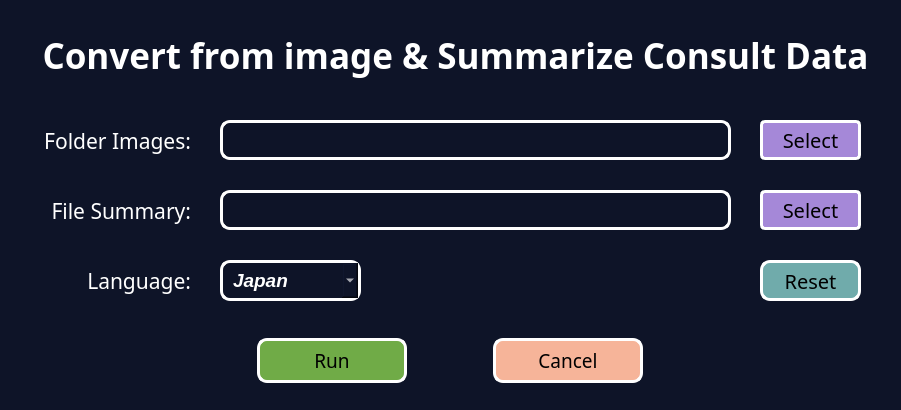
<?xml version="1.0" encoding="UTF-8"?>
<ui version="4.0">
 <class>MainWindow</class>
 <widget class="QMainWindow" name="MainWindow">
  <property name="enabled">
   <bool>true</bool>
  </property>
  <property name="geometry">
   <rect>
    <x>0</x>
    <y>0</y>
    <width>901</width>
    <height>410</height>
   </rect>
  </property>
  <property name="minimumSize">
   <size>
    <width>901</width>
    <height>410</height>
   </size>
  </property>
  <property name="maximumSize">
   <size>
    <width>901</width>
    <height>410</height>
   </size>
  </property>
  <property name="font">
   <font>
    <pointsize>16</pointsize>
   </font>
  </property>
  <property name="windowTitle">
   <string>Convert from image &amp; Summarize Consult Data  - ver2.0</string>
  </property>
  <property name="styleSheet">
   <string notr="true">background-color: rgb(14, 20, 40);
</string>
  </property>
  <widget class="QWidget" name="centralwidget">
   <widget class="QLabel" name="label_3">
    <property name="geometry">
     <rect>
      <x>20</x>
      <y>120</y>
      <width>171</width>
      <height>41</height>
     </rect>
    </property>
    <property name="font">
     <font>
      <family>Segoe UI Black</family>
      <pointsize>16</pointsize>
      <weight>50</weight>
      <bold>false</bold>
     </font>
    </property>
    <property name="autoFillBackground">
     <bool>false</bool>
    </property>
    <property name="styleSheet">
     <string notr="true">color:white;</string>
    </property>
    <property name="text">
     <string>Folder Images:</string>
    </property>
    <property name="alignment">
     <set>Qt::AlignRight|Qt::AlignTrailing|Qt::AlignVCenter</set>
    </property>
   </widget>
   <widget class="QPushButton" name="button_folder_images">
    <property name="geometry">
     <rect>
      <x>760</x>
      <y>120</y>
      <width>101</width>
      <height>40</height>
     </rect>
    </property>
    <property name="font">
     <font>
      <family>Segoe UI Black</family>
      <pointsize>15</pointsize>
      <weight>50</weight>
      <bold>false</bold>
     </font>
    </property>
    <property name="styleSheet">
     <string notr="true">QPushButton{	
	border:2.5px solid;
	border-color: rgb(255,255,255);
	border-radius:5px;
	background-color: #A588D8;
	color: rgb(0,0,0);
}
QPushButton:hover{
	background-color: rgb(200,220,255);
}</string>
    </property>
    <property name="text">
     <string>Select</string>
    </property>
   </widget>
   <widget class="QLineEdit" name="input_folder_images">
    <property name="geometry">
     <rect>
      <x>220</x>
      <y>120</y>
      <width>511</width>
      <height>40</height>
     </rect>
    </property>
    <property name="font">
     <font>
      <family>Times New Roman</family>
      <pointsize>13</pointsize>
     </font>
    </property>
    <property name="styleSheet">
     <string notr="true">border:3px solid;
border-color: rgb(255,255,255);
border-radius:10px;
color:white;
padding-left: 10px;
</string>
    </property>
   </widget>
   <widget class="QLabel" name="label_2">
    <property name="geometry">
     <rect>
      <x>0</x>
      <y>30</y>
      <width>911</width>
      <height>51</height>
     </rect>
    </property>
    <property name="font">
     <font>
      <family>Segoe UI Black</family>
      <pointsize>26</pointsize>
      <weight>75</weight>
      <bold>true</bold>
     </font>
    </property>
    <property name="autoFillBackground">
     <bool>false</bool>
    </property>
    <property name="styleSheet">
     <string notr="true">color:white;</string>
    </property>
    <property name="text">
     <string>Convert from image &amp; Summarize Consult Data</string>
    </property>
    <property name="alignment">
     <set>Qt::AlignCenter</set>
    </property>
   </widget>
   <widget class="QPushButton" name="button_file_summary">
    <property name="geometry">
     <rect>
      <x>760</x>
      <y>190</y>
      <width>101</width>
      <height>40</height>
     </rect>
    </property>
    <property name="font">
     <font>
      <family>Segoe UI Black</family>
      <pointsize>15</pointsize>
      <weight>50</weight>
      <bold>false</bold>
     </font>
    </property>
    <property name="styleSheet">
     <string notr="true">QPushButton{	
	border:2.5px solid;
	border-color: rgb(255,255,255);
	border-radius:5px;
	background-color: #A588D8;
	color: rgb(0,0,0);
}
QPushButton:hover{
	background-color: rgb(200,220,255);
}</string>
    </property>
    <property name="text">
     <string>Select</string>
    </property>
   </widget>
   <widget class="QLineEdit" name="input_file_summary">
    <property name="geometry">
     <rect>
      <x>220</x>
      <y>190</y>
      <width>511</width>
      <height>40</height>
     </rect>
    </property>
    <property name="font">
     <font>
      <family>Times New Roman</family>
      <pointsize>13</pointsize>
     </font>
    </property>
    <property name="styleSheet">
     <string notr="true">border:3px solid;
border-color: rgb(255,255,255);
border-radius:10px;
color:white;
padding-left: 10px;
</string>
    </property>
   </widget>
   <widget class="QLabel" name="label_5">
    <property name="geometry">
     <rect>
      <x>20</x>
      <y>190</y>
      <width>171</width>
      <height>41</height>
     </rect>
    </property>
    <property name="font">
     <font>
      <family>Segoe UI Black</family>
      <pointsize>16</pointsize>
      <weight>50</weight>
      <bold>false</bold>
     </font>
    </property>
    <property name="autoFillBackground">
     <bool>false</bool>
    </property>
    <property name="styleSheet">
     <string notr="true">color:white;</string>
    </property>
    <property name="text">
     <string>File Summary:</string>
    </property>
    <property name="alignment">
     <set>Qt::AlignRight|Qt::AlignTrailing|Qt::AlignVCenter</set>
    </property>
   </widget>
   <widget class="QComboBox" name="comboBox_lang">
    <property name="geometry">
     <rect>
      <x>220</x>
      <y>260</y>
      <width>141</width>
      <height>41</height>
     </rect>
    </property>
    <property name="font">
     <font>
      <family>Segoe UI</family>
      <pointsize>14</pointsize>
      <weight>75</weight>
      <italic>true</italic>
      <bold>true</bold>
      <strikeout>false</strikeout>
      <kerning>true</kerning>
     </font>
    </property>
    <property name="focusPolicy">
     <enum>Qt::WheelFocus</enum>
    </property>
    <property name="layoutDirection">
     <enum>Qt::LeftToRight</enum>
    </property>
    <property name="autoFillBackground">
     <bool>false</bool>
    </property>
    <property name="styleSheet">
     <string notr="true">border:3px solid;
border-color: rgb(255,255,255);
border-radius:10px;
color:white;
padding-left: 10px;
</string>
    </property>
    <property name="maxCount">
     <number>10</number>
    </property>
    <property name="iconSize">
     <size>
      <width>12</width>
      <height>12</height>
     </size>
    </property>
    <item>
     <property name="text">
      <string>Japan</string>
     </property>
    </item>
    <item>
     <property name="text">
      <string>English</string>
     </property>
    </item>
   </widget>
   <widget class="QLabel" name="label_6">
    <property name="geometry">
     <rect>
      <x>20</x>
      <y>260</y>
      <width>171</width>
      <height>41</height>
     </rect>
    </property>
    <property name="font">
     <font>
      <family>Segoe UI Black</family>
      <pointsize>16</pointsize>
      <weight>50</weight>
      <bold>false</bold>
     </font>
    </property>
    <property name="autoFillBackground">
     <bool>false</bool>
    </property>
    <property name="styleSheet">
     <string notr="true">color:white;</string>
    </property>
    <property name="text">
     <string>Language:</string>
    </property>
    <property name="alignment">
     <set>Qt::AlignRight|Qt::AlignTrailing|Qt::AlignVCenter</set>
    </property>
   </widget>
   <widget class="QWidget" name="horizontalLayoutWidget">
    <property name="geometry">
     <rect>
      <x>-1</x>
      <y>330</y>
      <width>901</width>
      <height>62</height>
     </rect>
    </property>
    <layout class="QHBoxLayout" name="horizontalLayout">
     <item>
      <spacer name="horizontalSpacer">
       <property name="orientation">
        <enum>Qt::Horizontal</enum>
       </property>
       <property name="sizeHint" stdset="0">
        <size>
         <width>40</width>
         <height>20</height>
        </size>
       </property>
      </spacer>
     </item>
     <item>
      <widget class="QPushButton" name="button_extract">
       <property name="sizePolicy">
        <sizepolicy hsizetype="Minimum" vsizetype="Maximum">
         <horstretch>0</horstretch>
         <verstretch>0</verstretch>
        </sizepolicy>
       </property>
       <property name="minimumSize">
        <size>
         <width>150</width>
         <height>45</height>
        </size>
       </property>
       <property name="font">
        <font>
         <family>Segoe UI Black</family>
         <pointsize>14</pointsize>
         <weight>50</weight>
         <bold>false</bold>
        </font>
       </property>
       <property name="styleSheet">
        <string notr="true">QPushButton{	
	border:2.5px solid;
	border-color:rgb(255,255,255);
	border-radius:10px;
	background-color: rgb(112,171,71);
	color: rgb(0,0,0);
}
QPushButton:hover{
	background-color: rgb(50,240,50);
}
</string>
       </property>
       <property name="text">
        <string>Run</string>
       </property>
      </widget>
     </item>
     <item>
      <spacer name="horizontalSpacer_4">
       <property name="orientation">
        <enum>Qt::Horizontal</enum>
       </property>
       <property name="sizeType">
        <enum>QSizePolicy::Fixed</enum>
       </property>
       <property name="sizeHint" stdset="0">
        <size>
         <width>40</width>
         <height>20</height>
        </size>
       </property>
      </spacer>
     </item>
     <item>
      <spacer name="horizontalSpacer_3">
       <property name="orientation">
        <enum>Qt::Horizontal</enum>
       </property>
       <property name="sizeType">
        <enum>QSizePolicy::Fixed</enum>
       </property>
       <property name="sizeHint" stdset="0">
        <size>
         <width>40</width>
         <height>20</height>
        </size>
       </property>
      </spacer>
     </item>
     <item>
      <widget class="QPushButton" name="button_cancel">
       <property name="minimumSize">
        <size>
         <width>150</width>
         <height>45</height>
        </size>
       </property>
       <property name="font">
        <font>
         <family>Segoe UI Black</family>
         <pointsize>14</pointsize>
         <weight>50</weight>
         <bold>false</bold>
        </font>
       </property>
       <property name="styleSheet">
        <string notr="true">QPushButton{	
	border:2.5px solid;
	border-color: rgb(255,255,255);
	border-radius:10px;
	background-color: rgb(246,180,153);
	color: rgb(0,0,0);
}
QPushButton:hover{
	background-color: rgb(246,50,50);
}</string>
       </property>
       <property name="text">
        <string>Cancel</string>
       </property>
      </widget>
     </item>
     <item>
      <spacer name="horizontalSpacer_2">
       <property name="orientation">
        <enum>Qt::Horizontal</enum>
       </property>
       <property name="sizeHint" stdset="0">
        <size>
         <width>40</width>
         <height>20</height>
        </size>
       </property>
      </spacer>
     </item>
    </layout>
   </widget>
   <widget class="QPushButton" name="button_reset">
    <property name="geometry">
     <rect>
      <x>760</x>
      <y>260</y>
      <width>101</width>
      <height>41</height>
     </rect>
    </property>
    <property name="sizePolicy">
     <sizepolicy hsizetype="Minimum" vsizetype="Maximum">
      <horstretch>0</horstretch>
      <verstretch>0</verstretch>
     </sizepolicy>
    </property>
    <property name="minimumSize">
     <size>
      <width>0</width>
      <height>40</height>
     </size>
    </property>
    <property name="font">
     <font>
      <family>Segoe UI Black</family>
      <pointsize>15</pointsize>
      <weight>50</weight>
      <bold>false</bold>
     </font>
    </property>
    <property name="styleSheet">
     <string notr="true">QPushButton{	
	border:2.5px solid;
	border-color:rgb(255,255,255);
	border-radius:10px;
	background-color: rgb(112,171,171);
	color: rgb(0,0,0);
}
QPushButton:hover{
	background-color: rgb(50,240,50);
}
</string>
    </property>
    <property name="text">
     <string>Reset</string>
    </property>
   </widget>
  </widget>
  <widget class="QStatusBar" name="statusbar"/>
 </widget>
 <resources/>
 <connections/>
</ui>
